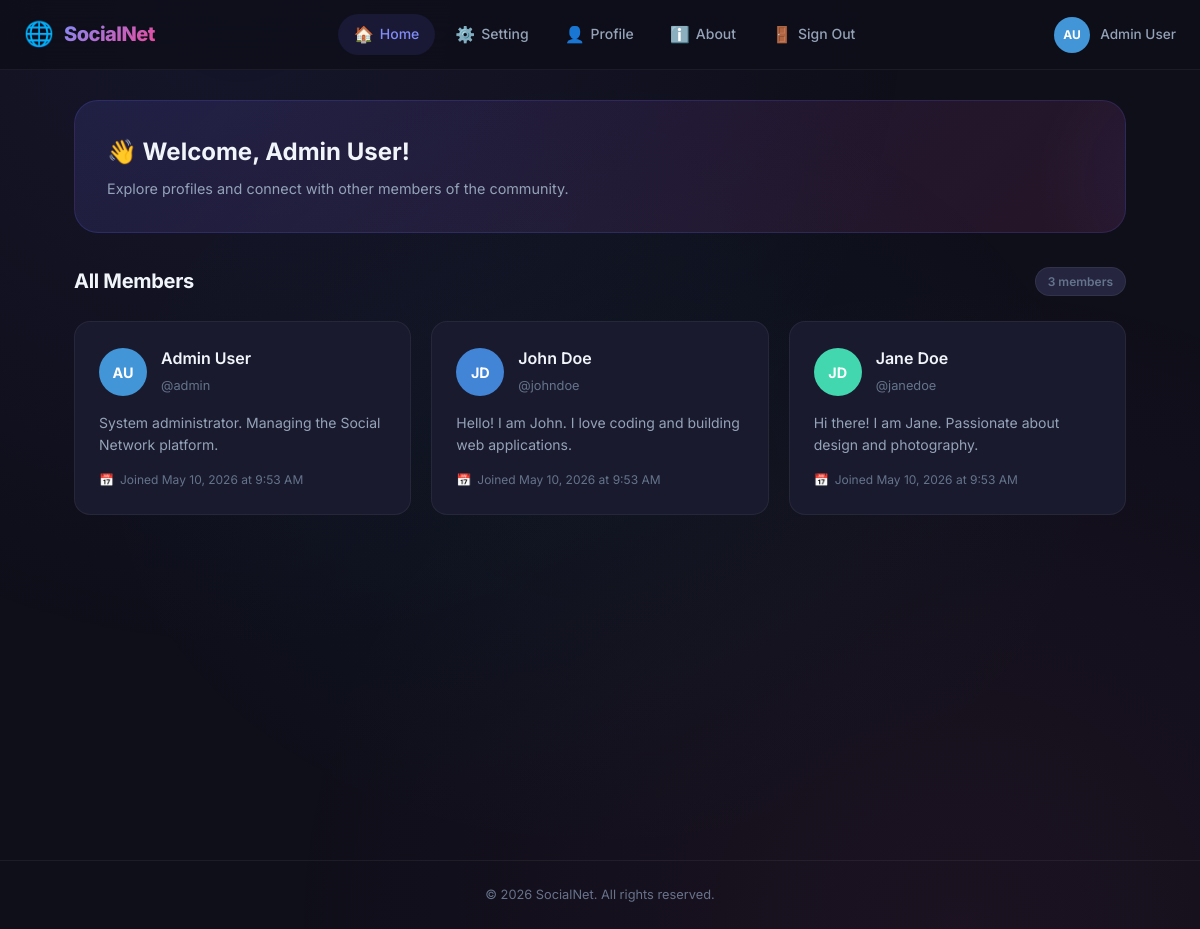
Screenshot of /socialnet/index.php (signed in) with the database file from the repository.
### tables this page shows
CREATE TABLE IF NOT EXISTS account (
    id INT AUTO_INCREMENT PRIMARY KEY,
    username VARCHAR(50) NOT NULL UNIQUE,
    fullname VARCHAR(100) NOT NULL,
    password VARCHAR(255) NOT NULL,
    description TEXT,
    created_at TIMESTAMP DEFAULT CURRENT_TIMESTAMP
);

### includes/session.php (called while the page is built, shortened)
<?php
function getCurrentUsername() {
    return $_SESSION['username'] ?? null;
}
function getCurrentFullname() {
    return $_SESSION['fullname'] ?? null;
}
?>

### includes/functions.php (called while the page is built, shortened)
<?php
function e($str) {
    return htmlspecialchars($str ?? '', ENT_QUOTES, 'UTF-8');
}
function getAllUsers($conn) {
    $result = $conn->query("SELECT id, username, fullname, description, created_at FROM account ORDER BY created_at DESC");
    $users = [];
    while ($row = $result->fetch_assoc()) {
        $users[] = $row;
    }
    return $users;
}
function formatDate($datetime) {
    return date('F j, Y \a\t g:i A', strtotime($datetime));
}
function getInitials($fullname) {
    $words = explode(' ', trim($fullname));
    $initials = '';
    foreach ($words as $word) {
        if (!empty($word)) {
            $initials .= mb_strtoupper(mb_substr($word, 0, 1));
        }
    }
    return mb_substr($initials, 0, 2);
}
function stringToColor($str) {
    $hash = crc32($str);
    $hue = abs($hash) % 360;
    return "hsl($hue, 65%, 55%)";
}
?>

### socialnet/index.php (the view, shortened to what this page needs)
<?php
require_once __DIR__ . '/../includes/config.php';
require_once __DIR__ . '/../includes/session.php';
require_once __DIR__ . '/../includes/functions.php';
$allUsers = getAllUsers($conn);
?>
<!DOCTYPE html>
<html lang="en">
<head>
    <link rel="stylesheet" href="/assets/style.css">
</head>
<body>
    <?php include __DIR__ . '/../includes/menubar.php'; ?>
    <div class="page-wrapper">
        <div class="container-wide">
            <div class="welcome-banner">
                <h2>👋 Welcome, <?= e(getCurrentFullname()) ?>!</h2>
                <p>Explore profiles and connect with other members of the community.</p>
            </div>
            <div class="section-header">
                <h2>All Members</h2>
                <span class="badge"><?= count($allUsers) ?> member<?= count($allUsers) !== 1 ? 's' : '' ?></span>
            </div>
            <div class="user-grid">
                <?php foreach ($allUsers as $user): ?>
                    <a href="/socialnet/profile.php?owner=<?= urlencode($user['username']) ?>" class="user-card" id="user-card-<?= e($user['username']) ?>">
                        <div class="user-card-inner">
                            <div class="user-card-header">
                                <div class="user-avatar" style="background: <?= stringToColor($user['username']) ?>;">
                                    <?= e(getInitials($user['fullname'])) ?>
                                </div>
                                <div class="user-info">
                                    <h3><?= e($user['fullname']) ?></h3>
                                    <span class="username">@<?= e($user['username']) ?></span>
                                </div>
                            </div>
                            <?php if (!empty($user['description'])): ?>
                                <p class="user-card-desc"><?= e($user['description']) ?></p>
                            <?php else: ?>
                                <p class="user-card-desc" style="font-style:italic;color:var(--text-muted);">No description yet.</p>
                            <?php endif; ?>
                            <div class="user-card-meta">
                                <span>📅</span>
                                <span>Joined <?= formatDate($user['created_at']) ?></span>
                            </div>
                        </div>
                    </a>
                <?php endforeach; ?>
            </div>
        </div>
    </div>
    <footer class="footer">
        <p>© <?= date('Y') ?> SocialNet. All rights reserved.</p>
    </footer>
</body>
</html>

### includes/menubar.php (shortened to what this page needs)
<?php
$currentPage = basename($_SERVER['PHP_SELF']);
?>
<nav class="navbar" id="mainNavbar">
    <div class="nav-container">
        <a href="/socialnet/index.php" class="nav-brand">
            <span class="brand-icon">🌐</span>
            <span class="brand-text">SocialNet</span>
        </a>
        <ul class="nav-links" id="navLinks">
            <li>
                <a href="/socialnet/index.php" class="nav-link <?= $currentPage === 'index.php' ? 'active' : '' ?>">
                    <span class="nav-icon">🏠</span>
                    <span>Home</span>
                </a>
            </li>
            <li>
                <a href="/socialnet/setting.php" class="nav-link <?= $currentPage === 'setting.php' ? 'active' : '' ?>">
                    <span class="nav-icon">⚙️</span>
                    <span>Setting</span>
                </a>
            </li>
            <li>
                <a href="/socialnet/profile.php" class="nav-link <?= $currentPage === 'profile.php' ? 'active' : '' ?>">
                    <span class="nav-icon">👤</span>
                    <span>Profile</span>
                </a>
            </li>
            <li>
                <a href="/socialnet/about.php" class="nav-link <?= $currentPage === 'about.php' ? 'active' : '' ?>">
                    <span class="nav-icon">ℹ️</span>
                    <span>About</span>
                </a>
            </li>
            <li>
                <a href="/socialnet/signout.php" class="nav-link nav-signout">
                    <span class="nav-icon">🚪</span>
                    <span>Sign Out</span>
                </a>
            </li>
        </ul>
        <div class="nav-user">
            <div class="nav-avatar" style="background: <?= stringToColor(getCurrentUsername() ?? '') ?>;">
                <?= e(getInitials(getCurrentFullname() ?? '')) ?>
            </div>
            <span class="nav-username"><?= e(getCurrentFullname()) ?></span>
        </div>
    </div>
</nav>

### rows the page displays
account: fullname "AU", fullname "Admin User", username "admin", description "System administrator. Managing the Social Network platform.", created_at "May 10, 2026 at 9:53 AM"
account: fullname "JD", fullname "John Doe", username "johndoe", description "Hello! I am John. I love coding and building web applications.", created_at "May 10, 2026 at 9:53 AM"
account: fullname "JD", fullname "Jane Doe", username "janedoe", description "Hi there! I am Jane. Passionate about design and photography.", created_at "May 10, 2026 at 9:53 AM"

### other values shown
getInitials(getCurrentFullname() ?? '') "AU"
getCurrentFullname() "Admin User"
count($allUsers) "3"
